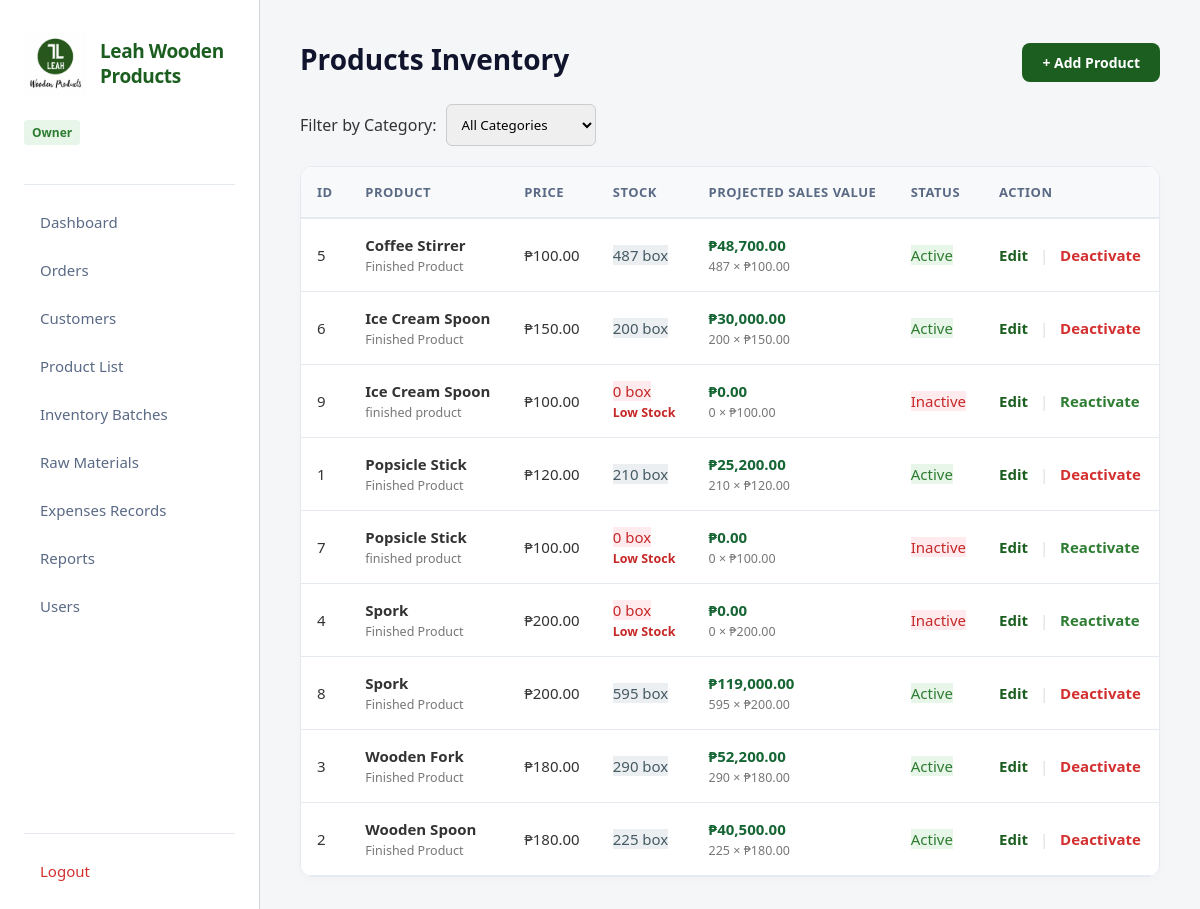
Before: /products.php (signed in) with the older database file.
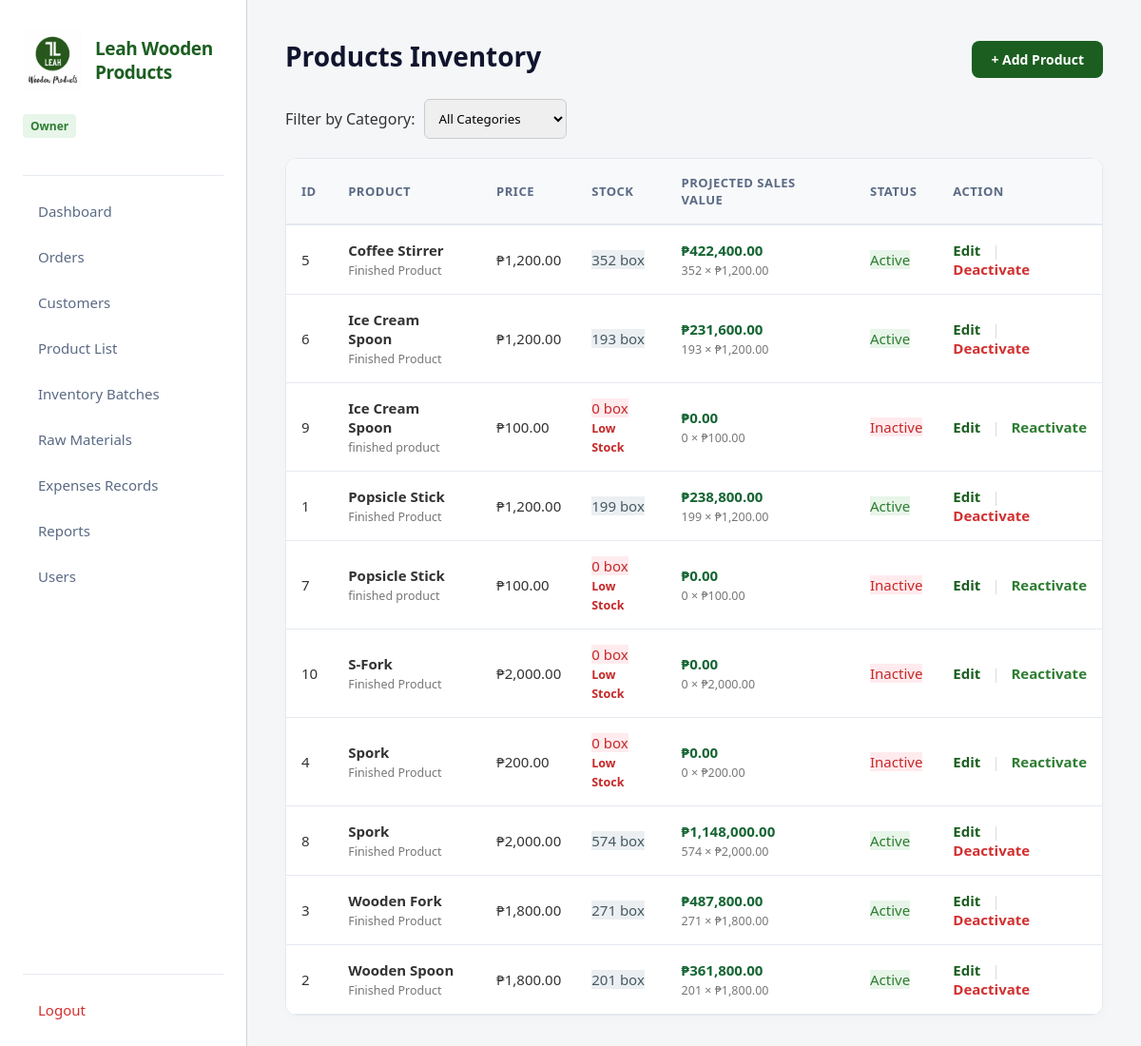
After: the same page with the newer database file.
### tables this page shows
CREATE TABLE `products` (
  `product_id` int(11) NOT NULL,
  `product_name` varchar(150) NOT NULL,
  `description` text DEFAULT NULL,
  `unit` varchar(50) NOT NULL,
  `selling_price` decimal(12,2) NOT NULL DEFAULT 0.00,
  `reorder_level` int(11) DEFAULT 0,
  `status` enum('Active','Inactive') DEFAULT 'Active',
  `created_at` datetime DEFAULT current_timestamp(),
  `updated_at` datetime DEFAULT current_timestamp() ON UPDATE current_timestamp(),
  `category` varchar(100) NOT NULL DEFAULT 'Uncategorized',
  `image` varchar(255) DEFAULT NULL
);

### products.php (called while the page is built, shortened)
<?php
require 'app/controllers/ProductController.php';

### app/models/Product.php (called while the page is built, shortened)
<?php
class Product
{
    private $pdo;
    public function __construct($pdo)
    {
        $this->pdo = $pdo;
    }
public function getAll($category = '')
{
    $sql = "
        SELECT p.*,
            COALESCE(SUM(ib.quantity_remaining), 0) AS current_stock
        FROM products p
        LEFT JOIN inventory_batches ib
            ON p.product_id = ib.product_id
            AND ib.status = 'Available'
    ";
    $sql .= "
        GROUP BY p.product_id
        ORDER BY p.product_name
    ";
    $stmt = $this->pdo->prepare($sql);
    if ($category !== '') {
        $stmt->execute([$category]);
    } else {
        $stmt->execute();
    }
    return $stmt->fetchAll(PDO::FETCH_ASSOC);
}
}

### app/views/products/index.php (the view, shortened to what this page needs)
<?php include 'app/views/layouts/header.php'; ?>
<div class="container">
    <?php include 'app/views/layouts/sidebar.php'; ?>
    <div class="content">
<div style="display: flex; justify-content: space-between; align-items: center; margin-bottom: 20px;">
    <h1>Products Inventory</h1>
    <a href="products.php?action=create" class="btn">+ Add Product</a>
</div>
<form method="GET" action="products.php"
      style="display: flex; align-items: center; gap: 10px; margin-bottom: 20px;">
    <label for="category">Filter by Category:</label>
    <select name="category" id="category"
            onchange="this.form.submit()"
            style="padding: 10px; border: 1px solid #ccc; border-radius: 6px;">
        <option value=""
            <?= empty($category) ? 'selected' : ''; ?>>
            All Categories
        </option>
    </select>
</form>
        <div class="card" style="padding: 0; overflow: hidden;">
            <table>
                <tr>
                    <th>ID</th>
<th>Product</th>
<th>Price</th>
<th>Stock</th>
<th>Projected Sales Value</th>
<th>Status</th>
<th>Action</th>
                </tr>
                <?php foreach($products as $p){ ?>
                <tr>
                    <td><?= $p['product_id']; ?></td>
                   <td>
    <b><?= htmlspecialchars($p['product_name']); ?></b>
    <br>
    <small style="color:#777;">
        <?= htmlspecialchars($p['description'] ?? ''); ?>
    </small>
</td>
                    <td>₱<?= number_format($p['selling_price'],2); ?></td>
                    <td>
    <?php
    $stock = (float)$p['current_stock'];
    $reorder = (float)$p['reorder_level'];
    ?>
    <span class="role-tag"
          style="background:<?= $stock <= $reorder ? '#FFEBEE' : '#ECEFF1'; ?>;
                 color:<?= $stock <= $reorder ? '#C62828' : '#455A64'; ?>;">
        <?= number_format($stock, 0); ?> <?= htmlspecialchars($p['unit']); ?>
    </span>
    <?php if ($stock <= $reorder) { ?>
        <br>
        <small style="color:#C62828; font-weight:600;">
            Low Stock
        </small>
    <?php } ?>
</td>
                    <td>
    <?php
    $projectedSalesValue = $stock * (float)$p['selling_price'];
    ?>
    <strong style="color:#166534;">
        ₱<?= number_format($projectedSalesValue, 2); ?>
    </strong>
    <br>
    <small style="color:#777;">
        <?= number_format($stock, 0); ?> ×
        ₱<?= number_format((float)$p['selling_price'], 2); ?>
    </small>
</td>
                    <td>
                        <span class="role-tag" style="background: <?= $p['status'] == 'Active' ? '#E8F5E9; color:#2E7D32;' : '#FFEBEE; color:#C62828;' ?>">
                            <?= $p['status']; ?>
                        </span>
                    </td>
                    <td>
<a href="products.php?action=edit&id=<?= $p['product_id']; ?>"
   style="color:#1B5E20; font-weight:600; text-decoration:none;">
    Edit
</a>
<span style="color:#ddd; margin:0 8px;">|</span>
<?php if ($p['status'] === 'Active') { ?>
    <a href="products.php?action=delete&id=<?= $p['product_id']; ?>"
       style="color:#D32F2F; font-weight:600; text-decoration:none;"
       onclick="return confirm('Deactivate this product?')">
        Deactivate
    </a>
<?php } else { ?>
    <a href="products.php?action=activate&id=<?= $p['product_id']; ?>"
       style="color:#2E7D32; font-weight:600; text-decoration:none;"
       onclick="return confirm('Reactivate this product?')">
        Reactivate
    </a>
<?php } ?>
                    </td>
                </tr>
                <?php } ?>
            </table>
        </div>
    </div>
</div>
<?php include 'app/views/layouts/footer.php'; ?>

Changed rows visible on the page:
changed products "Coffee Stirrer": selling_price "100.00" → "1,200.00"; stock "487" → "352"; projectedSalesValue "48,700.00" → "422,400.00"
changed products id 6: selling_price "150.00" → "1,200.00"; stock "200" → "193"; projectedSalesValue "30,000.00" → "231,600.00"
changed products id 1: selling_price "120.00" → "1,200.00"; stock "210" → "199"; projectedSalesValue "25,200.00" → "238,800.00"
added products: product_id "10", product_name "S-Fork", description "Finished Product", selling_price "2,000.00", stock "0", unit "box", reorder_level "Low Stock", projectedSalesValue "0.00", status "Inactive"
changed products id 8: selling_price "200.00" → "2,000.00"; stock "595" → "574"; projectedSalesValue "119,000.00" → "1,148,000.00"
changed products "Wooden Fork": selling_price "180.00" → "1,800.00"; stock "290" → "271"; projectedSalesValue "52,200.00" → "487,800.00"
changed products "Wooden Spoon": selling_price "180.00" → "1,800.00"; stock "225" → "201"; projectedSalesValue "40,500.00" → "361,800.00"
